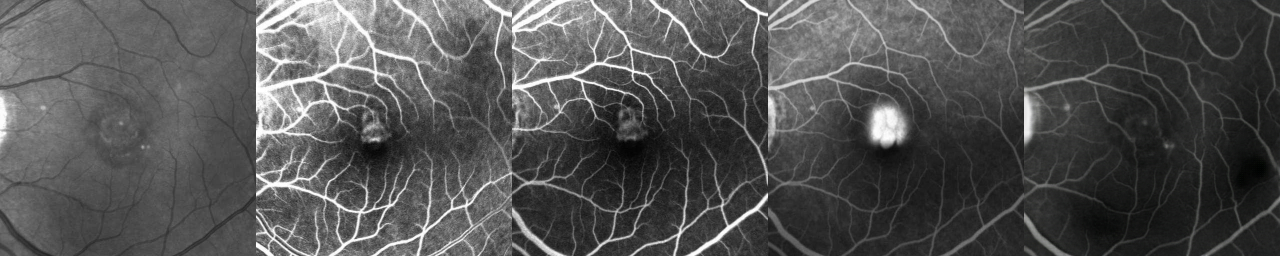
#> input picture results/FFA/test_latest/result/1001.jpg, 2560 x 512 px (shown at 1/2 size); its folder holds only this picture in this run
$ python 123.py
#> lines starting #> are read from the running program, lines starting #| are printed output that depends on the picture
#> further down, img is the input picture: shape (512, 2560, 3); mean B, G, R 82.9, 83, 82.9
import os
import cv2
# [20 lines of commented-out code are left out]


import cv2
import numpy as np
import os


def random_crop(input_img, crop_size):

#> called with crop_size = 256
    img_h, img_w, img_c = input_img.shape
#> img_h = 512; img_w = 2560; img_c = 3
    crop_h = np.random.randint(0, 512- crop_size)
    crop_w = np.random.randint(0, 512- crop_size)
    crop_h1 = np.random.randint(0, 512 - crop_size)
    crop_w1 = np.random.randint(0, 512 - crop_size)
    input_img0 = input_img[crop_h:crop_h + crop_size, crop_w:crop_w + crop_size, :]
    input_img1 = input_img[crop_h:crop_h+crop_size, crop_w+512:crop_w+crop_size+512, :]
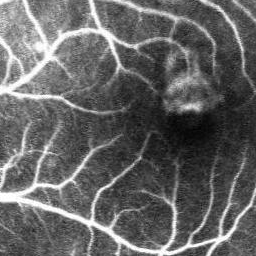
#> input_img1: shape (256, 256, 3); min 0, max 255, mean 99.9
    input_img2 = input_img[crop_h:crop_h + crop_size, crop_w+1024:crop_w + crop_size+1024, :]
    input_img3 = input_img[crop_h:crop_h + crop_size, crop_w+1536:crop_w+ crop_size+1536, :]
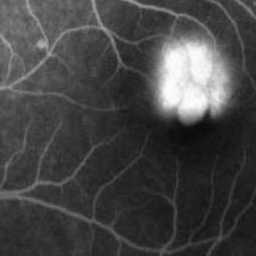
#> input_img3: shape (256, 256, 3); min 9, max 255, mean 68.8
    input_img8 = input_img[crop_h:crop_h + crop_size, crop_w+2048:crop_w+ crop_size+2048, :]

    input_img4 = input_img[crop_h1:crop_h1 + crop_size, crop_w1:crop_w1 + crop_size, :]
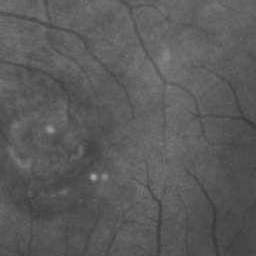
#> input_img4: shape (256, 256, 3); min 53, max 170, mean 90.7
    input_img5 = input_img[crop_h1:crop_h1 + crop_size, crop_w1 + 512:crop_w1 + crop_size + 512, :]
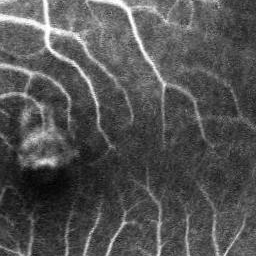
#> input_img5: shape (256, 256, 3); min 0, max 255, mean 82.7
    input_img6 = input_img[crop_h1:crop_h1 + crop_size, crop_w1 + 1024:crop_w1 + crop_size + 1024, :]
    input_img7 = input_img[crop_h1:crop_h1 + crop_size, crop_w1 + 1536:crop_w1 + crop_size + 1536, :]
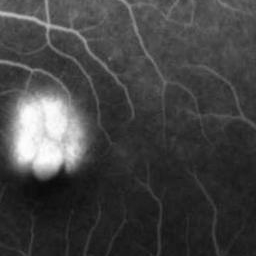
#> input_img7: shape (256, 256, 3); min 9, max 255, mean 67.4
    input_img9 = input_img[crop_h1:crop_h1 + crop_size, crop_w1 + 2048:crop_w1 + crop_size + 2048, :]
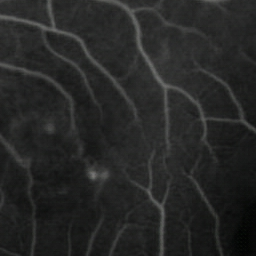
#> input_img9: shape (256, 256, 3); mean B, G, R 38.2, 39, 38.3

    return input_img0,input_img1,input_img2,input_img3,input_img4,input_img5,input_img6,input_img7,input_img8,input_img9

a=0
for i in os.listdir('result'):
    path=os.path.join('./result',i)
    img=cv2.imread(path)
    img0,img1,img2,img3,img4,img5,img6,img7,img8,img9=random_crop(img,256)

    img8=np.hstack((img0,img1,img2,img3,img8))
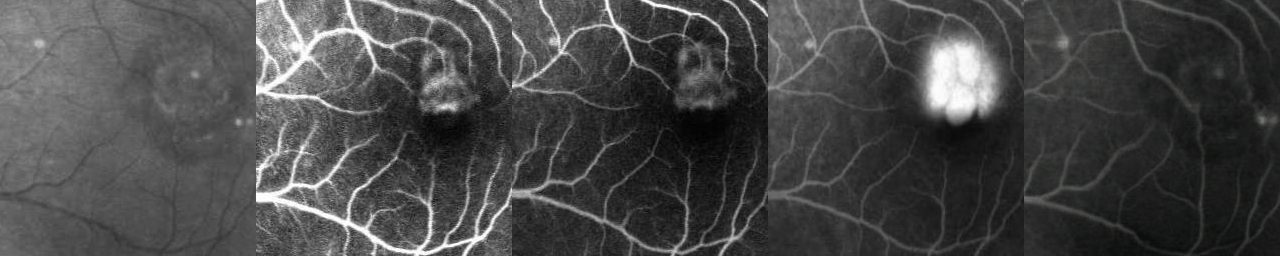
#> img8: shape (256, 1280, 3); mean B, G, R 72.1, 72.2, 72.1

    cv2.imwrite('./R/{}.jpg'.format(a),img8,[int(cv2.IMWRITE_WEBP_QUALITY),100])
    a=a+1
    if a%3==0:
        img9 = np.hstack((img4, img5, img6, img7,img9))
        cv2.imwrite('./R/{}.jpg'.format(a), img9, [int(cv2.IMWRITE_WEBP_QUALITY), 100])
        a = a + 1
        print(a)

$ run again, on results/FFA/test_latest/result/1030.jpg
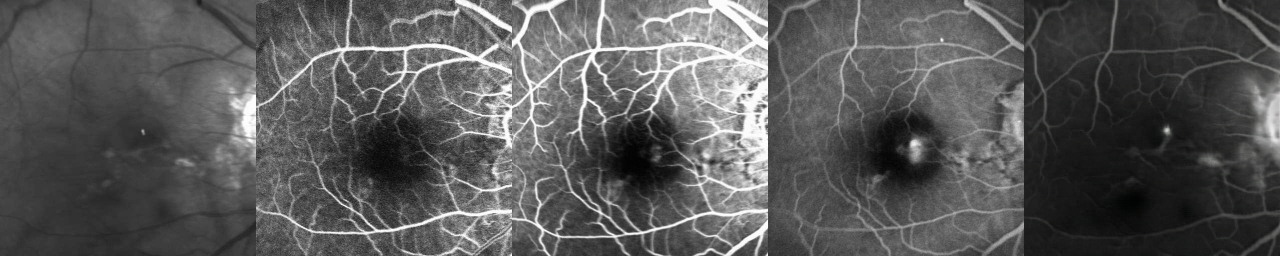
#> input picture results/FFA/test_latest/result/1030.jpg, 2560 x 512 px (shown at 1/2 size)
#> img is the input picture: shape (512, 2560, 3); mean B, G, R 88.2, 88.4, 88.3
#> in random_crop, `input_img9 = input_img[crop_h1:crop_h1 + crop_size, crop_w1 + 2048:cro..`:
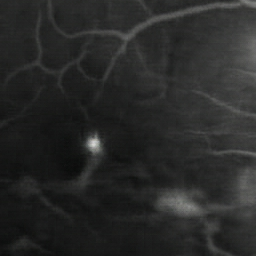
#> input_img9: shape (256, 256, 3); mean B, G, R 40.5, 41.4, 40.7
#> `img8=np.hstack((img0,img1,img2,img3,img8))`:
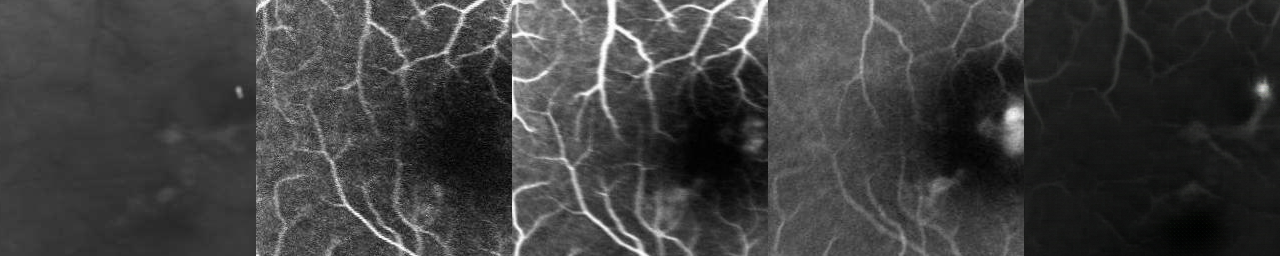
#> img8: shape (256, 1280, 3); mean B, G, R 62.8, 63, 62.8

$ run again, on results/FFA/test_latest/result/104.jpg
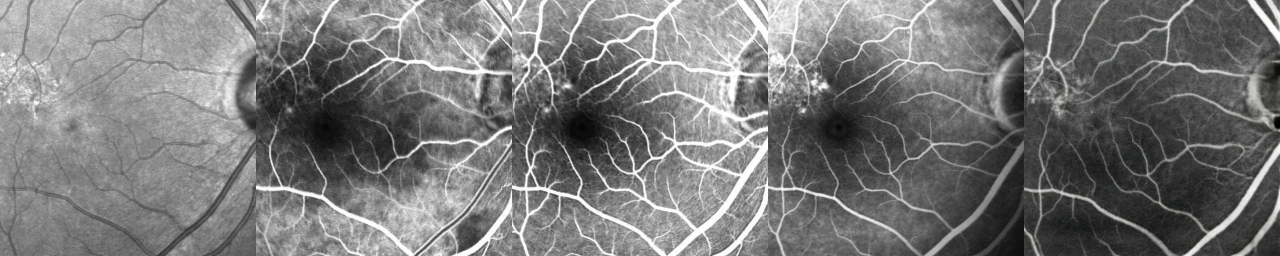
#> input picture results/FFA/test_latest/result/104.jpg, 2560 x 512 px (shown at 1/2 size)
#> img is the input picture: shape (512, 2560, 3); mean B, G, R 119.8, 120.1, 119.9
#> in random_crop, `input_img9 = input_img[crop_h1:crop_h1 + crop_size, crop_w1 + 2048:cro..`:
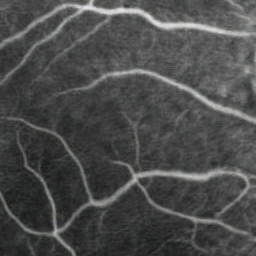
#> input_img9: shape (256, 256, 3); mean B, G, R 74.7, 76, 74.8
#> `img8=np.hstack((img0,img1,img2,img3,img8))`:
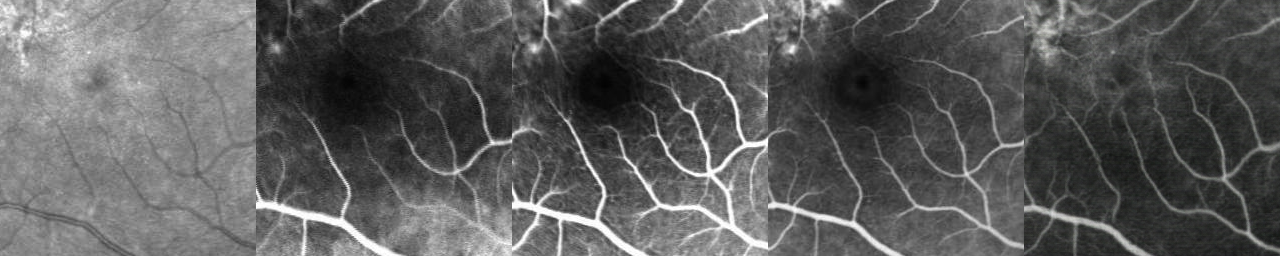
#> img8: shape (256, 1280, 3); mean B, G, R 91.8, 92.1, 91.8

$ run again, on results/FFA/test_latest/result/1007.jpg
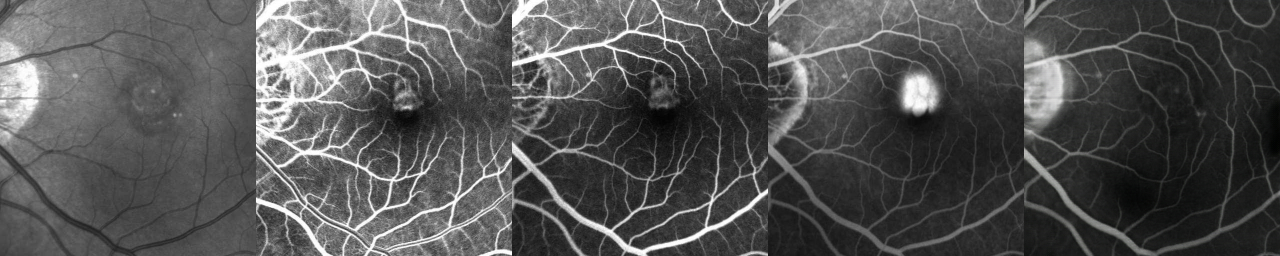
#> input picture results/FFA/test_latest/result/1007.jpg, 2560 x 512 px (shown at 1/2 size)
#> img is the input picture: shape (512, 2560, 3); mean B, G, R 83.1, 83.3, 83.1
#> `img8=np.hstack((img0,img1,img2,img3,img8))`:
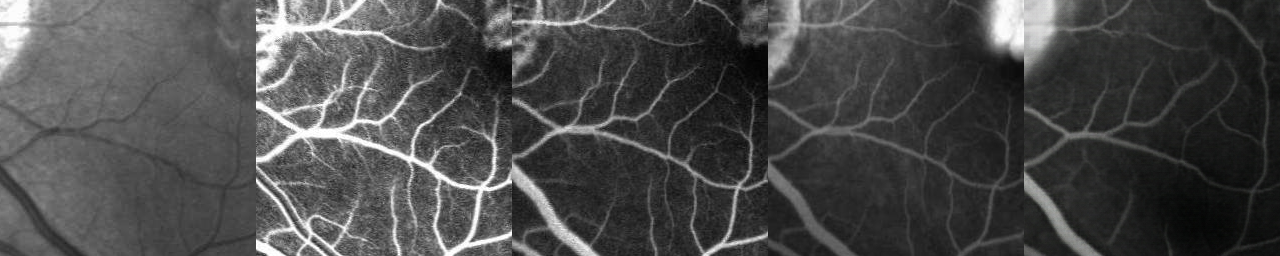
#> img8: shape (256, 1280, 3); mean B, G, R 74.3, 74.5, 74.3
